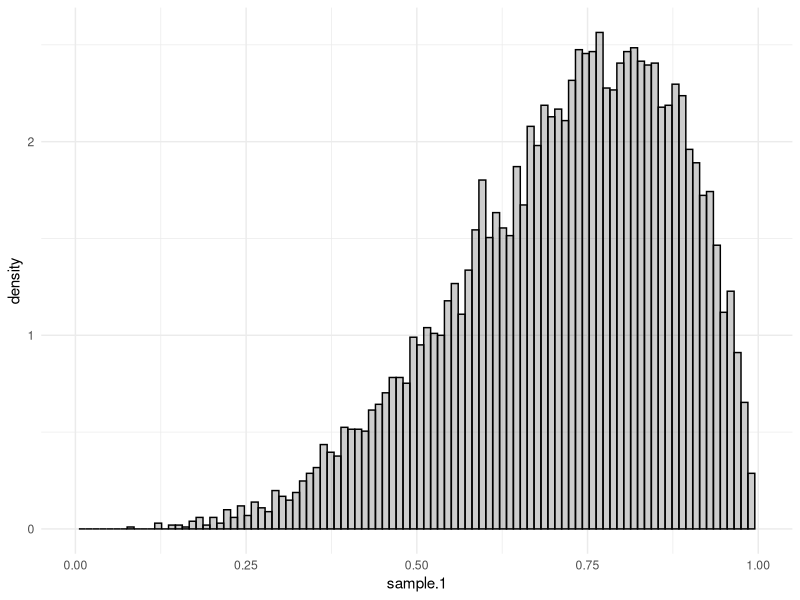
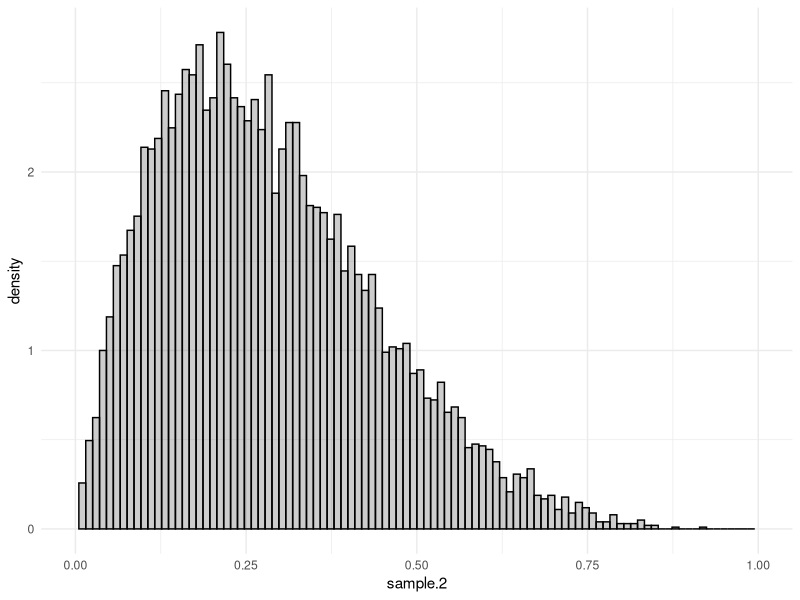
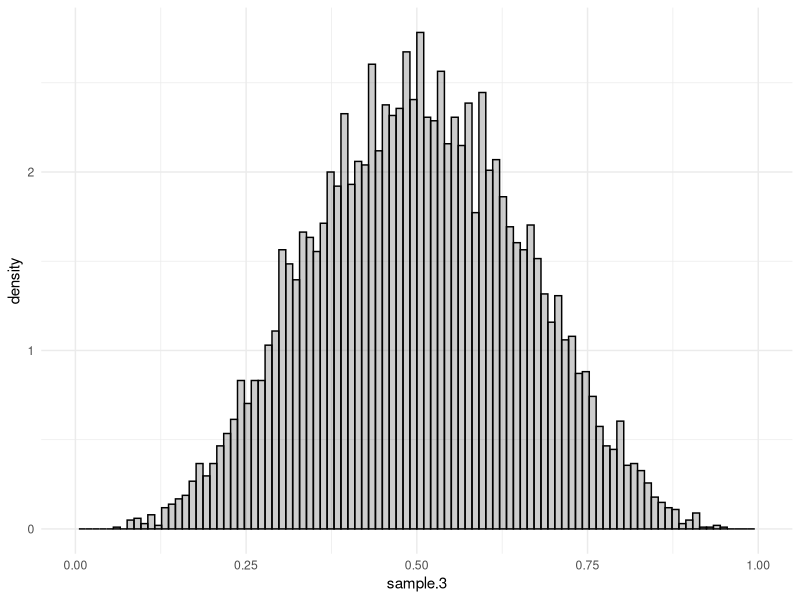
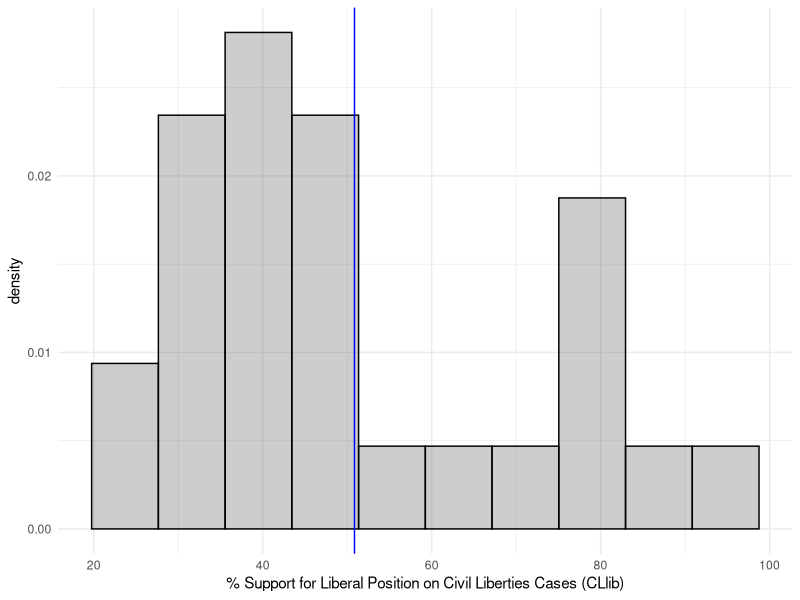
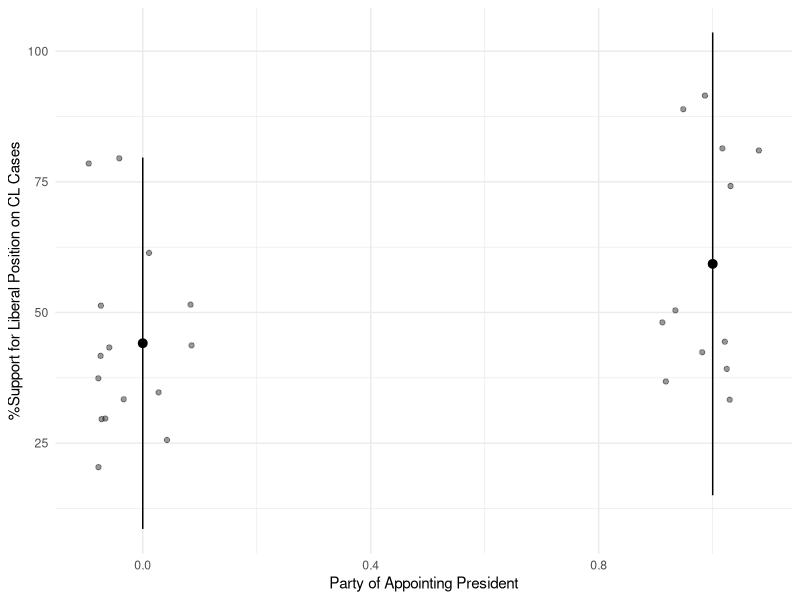

Write R code to recreate these figures, in order.
## ---- chunk 1
#| echo: false
library(ggplot2)
theme_set(theme_minimal())
## ---- chunk 2
#| echo: false
set.seed(220220)
sample.1 = rbeta(10000, 5, 2)
sample.2 = rbeta(10000, 2, 5)
sample.3 = rbeta(10000, 5, 5)
## ---- chunk 3
#| echo: false
#| warning: false 
#| layout-ncol: 3
#| fig-cap:
#|  - "Histogram 1"
#|  - "Histogram 2"
#|  - "Histogram 3" 

ggplot() + geom_histogram(aes(x=sample.1, y=after_stat(density)), bins=100, alpha=.3, color='black') + xlim(0,1) 
ggplot() + geom_histogram(aes(x=sample.2, y=after_stat(density)), bins=100, alpha=.3, color='black') + xlim(0,1)
ggplot() + geom_histogram(aes(x=sample.3, y=after_stat(density)), bins=100, alpha=.3, color='black') + xlim(0,1)
## ---- chunk 4
#| echo: true
EMdata = read.csv("EMdata.csv")
## ---- chunk 5
#| echo: true

CL.histogram = ggplot(EMdata) + 
           geom_histogram(aes(x=CLlib, y=after_stat(density)), 
                          bins=10, alpha=.3, color='black') +  
           geom_vline(aes(xintercept=mean(CLlib)), 
                          color="blue") +
           xlab("% Support for Liberal Position on Civil Liberties Cases (CLlib)")

CL.histogram
## ---- chunk 6
#| echo: true

ggplot(EMdata) +  
  geom_point(aes(x=party, y=CLlib), 
             position=position_jitter(w=.1, h=0), alpha=.4) + 
  stat_summary(aes(x=party, y=CLlib), 
              fun=mean, 
              fun.min = function(x) mean(x) - 2*sd(x), 
              fun.max = function(x) mean(x) + 2*sd(x), 
              geom="pointrange") + 
  xlab("Party of Appointing President") + 
  ylab("%Support for Liberal Position on CL Cases")
